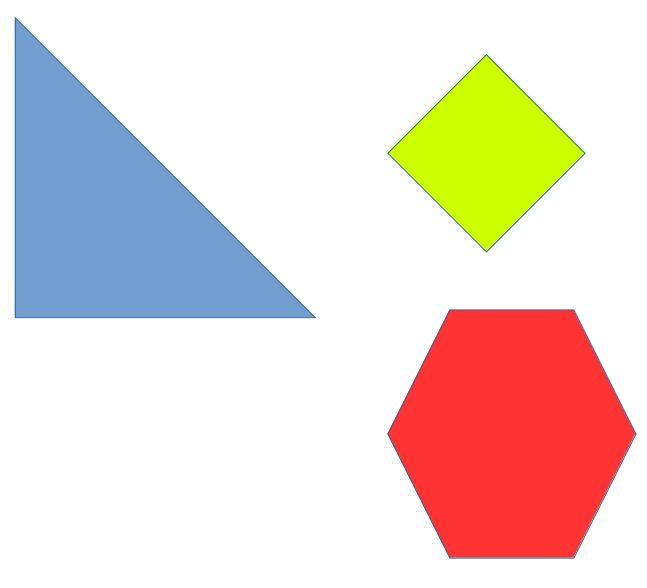
#> input picture day5-programming-assign/obj/polygons.jpg, 647 x 588 px
$ python angle.py   (older library calls are emulated)
#> lines starting #> are read from the running program, lines starting #| are printed output that depends on the picture; after the words box and inside, x2 and y2 are one past the last pixel; in counts of white or black regions, pixels touching at a corner belong together
#!/usr/bin/python3

import numpy as np
import cv2
import matplotlib.pyplot as plt
from math import *
im = cv2.imread("obj/polygons.jpg", 1)
#> im is the input picture: shape (588, 647, 3); mean B, G, R 211.4, 218.1, 234.6
imgray = cv2.imread("obj/polygons.jpg", 0)
#> imgray: shape (588, 647); min 71, max 255, mean 222.3


def length(x1,y1,x2=0,y2=0):
    return sqrt(float(x1-x2)**2 + float(y1-y2)**2)

def theta(a1,a2,b1,b2):
    return degrees(abs(asin(float( length(a1*b2 , a2*b1)/(length(a1,a2)*length(b1,b2))))))

# thresholding the image

_, thresh = cv2.threshold(imgray, 200, 255, cv2.THRESH_BINARY_INV)
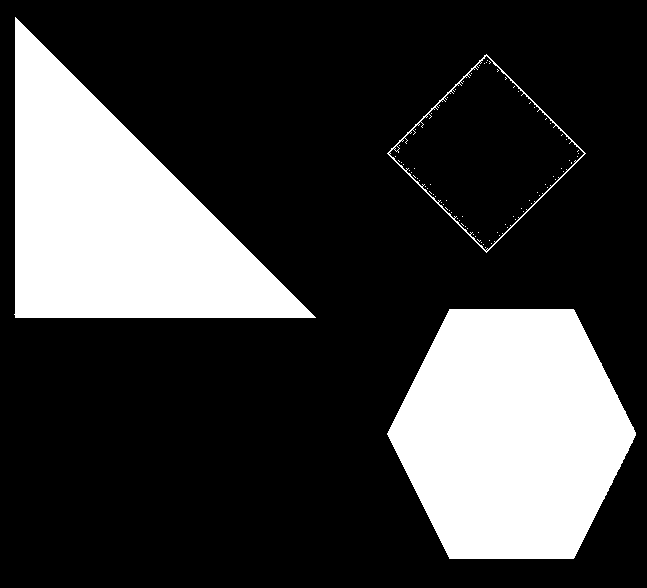
#> thresh: shape (588, 647); 24.5% white; 86 white regions (83 under 20 px)

# finding contours
image , contours, hierarchy = cv2.findContours(thresh , cv2.RETR_EXTERNAL , cv2.CHAIN_APPROX_SIMPLE)
#> contours = 3 contours; box (x1, y1, x2, y2) and area: (387, 309, 636, 559) 46394, (14, 17, 316, 318) 45001, (387, 54, 586, 253) 19608

# drawing contours
image = cv2.drawContours(image , contours, -1, (0,255,0) , 3)
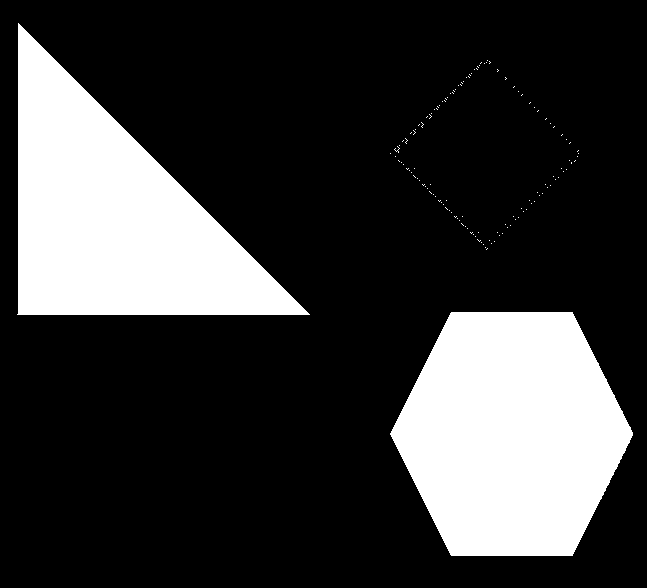
#> image: shape (588, 647); 23% white; 135 white regions (133 under 20 px), largest, box (x1, y1, x2, y2) and area: (390, 312, 633, 556) 44548, (17, 23, 310, 315) 42779

print(len(contours))
#| 3

areas = [cv2.contourArea(c) for c in contours]
#> areas = [46394, 19608.5, 45001]
max_index = np.argmax(areas)
#> max_index = 0
print(areas, max_index)
#| [46394.0, 19608.5, 45001.0] 0


u = [6,4,3]

corn_pts = np.array([])
for i in range(len(areas)):

    cnt = contours[i]
    x,y,w,h = cv2.boundingRect(cnt)
    epsilon = 0.01*cv2.arcLength(cnt,True)
    approx = cv2.approxPolyDP(cnt,epsilon,True)
    hull = cv2.convexHull(approx)
    print(type(hull) , hull.shape)
    #corn_pts = np.vstack((corn_pts, hull))
    print("Loop: ",i, *hull[:,0,:], "LoopEnd")
    corn_pts = np.array(list(hull[:,0,:]))

    # finding angles

    n = len(corn_pts)   # number of points
    lenArr = []
    angle = []
    for j in range(n):
        lenArr.append(int(length(corn_pts[j%n,0],corn_pts[j%n, 1] , corn_pts[(j+1)%n,0], corn_pts[(j+1)%n, 1])))
        a1 = corn_pts[(j+1)%n,0] - corn_pts[j%n , 0]
        a2 = corn_pts[(j+1)%n,1 ] - corn_pts[j%n , 1]

        b1 = corn_pts[(j-1),0 ] - corn_pts[j%n , 0]
        b2 = corn_pts[(j-1),1 ] - corn_pts[j%n , 1]
        angle.append(int(theta(a1,a2,b1,b2)))
    print(angle)
    print(lenArr)
    lenArr = np.array(lenArr)


    print(type(corn_pts))
    roi = imgray[y-10:y+w+10 , x-10:x+w+10 ]
    corners = cv2.goodFeaturesToTrack(roi,u[i],0.01,10)
    corners = np.int0(corners)
    for i in corners:
        x,y = i.ravel()
        cv2.circle(roi,(x,y),5,0,-1)
    cv2.imshow("te" , roi)
    cv2.waitKey(0)
    cv2.rectangle(im , (x-5,y-5),(x+w+5, y+h+5) , (0,255,0), 2)
#> this loop made 3 passes
#> (w, h, epsilon, approx, corn_pts, n) on passes 2 to 3: (199, 199, 5.68, [[486, 54], [387, 153], [486, 252], [585, 153]], [[585, 153], [486, 252], [387, 153], [486, 54]], 4), (302, 301, 10.25, [[15, 17], [15, 317], [315, 317]], [[315, 317], [15, 317], [15, 17]], 3)
#> (w, h, epsilon, n, lenArr) on pass 1: (249, 250, 8.49, 6, [132, 144, 124, 138, 139, 124])
#> (printed output is left out)
#> pass 1, `cv2.imshow("te" , roi)`:
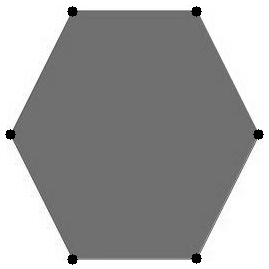
#> window 'te': shape (269, 269); min 0, max 255, mean 161.2
#> pass 2, `cv2.imshow("te" , roi)`:
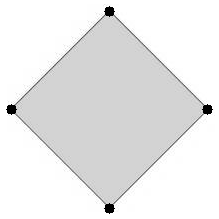
#> window 'te': shape (219, 219); min 0, max 255, mean 233.6
#> after the loop:
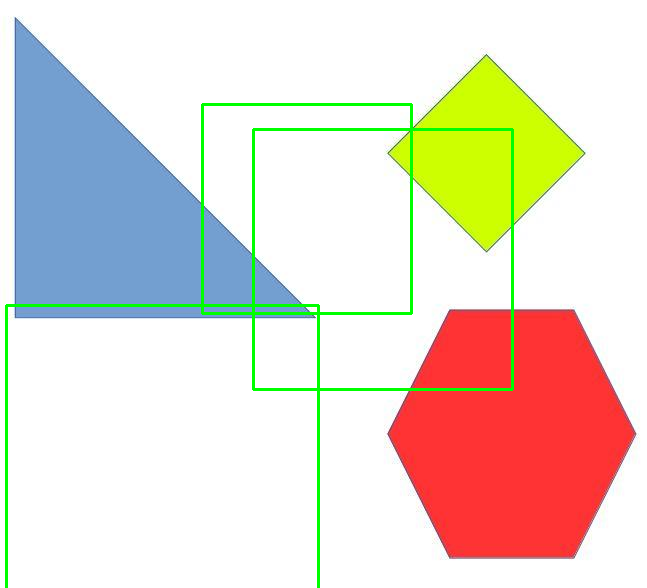
#> im: shape (588, 647, 3); 2.15% of pixels changed, all inside (x1, y1, x2, y2) = (5, 103, 514, 588)
#> after the loop:
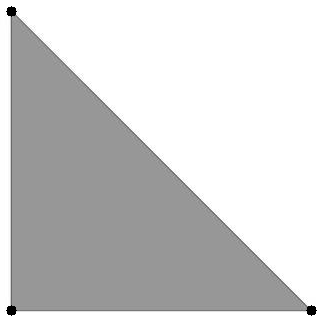
#> roi: shape (322, 322); min 0, max 255, mean 208.2

print(corn_pts)
#| [[315 317]
#|  [ 15 317]
#|  [ 15  17]]
cv2.imshow("contor-plot" , imgray)
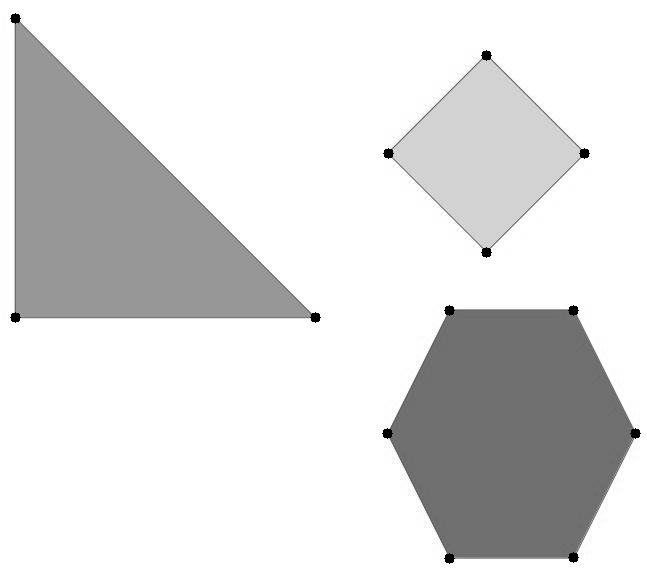
#> window 'contor-plot': shape (588, 647); min 0, max 255, mean 221.7
cv2.waitKey(0)
cv2.destroyAllWindows()
